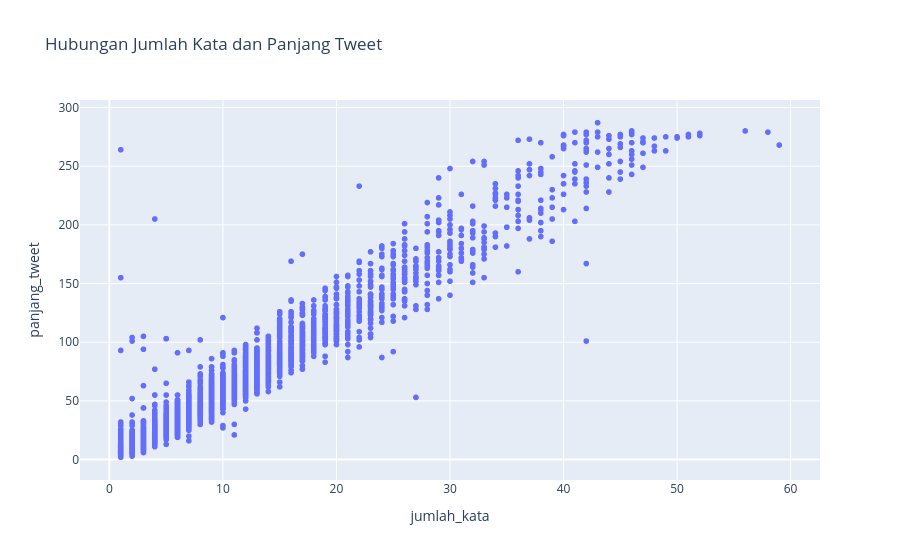

Notebook code for this chart:
### Code cell
df_hubungan = df.with_columns([
    pl.col("tweet").str.len_chars().alias("panjang_tweet"),
    pl.col("tweet").str.count_matches(r"\S+").alias("jumlah_kata")
])

fig5 = px.scatter(
    df_hubungan.head(5000).to_pandas(),
    x="jumlah_kata",
    y="panjang_tweet",
    title="Hubungan Jumlah Kata dan Panjang Tweet"
)
fig5.show()

### Figure 1 — Plotly figure (JSON) as saved in the notebook; plotly's stock layout.template omitted (floating-point values rounded to 4 significant figures; data arrays with more than 128 entries replaced by an {"elided": "..."} marker saying what was removed)
{"data": [{"hovertemplate": "jumlah_kata=%{x}<br>panjang_tweet=%{y}<extra></extra>", "legendgroup": "", "marker": {"color": "#636efa", "symbol": "circle"}, "mode": "markers", "name": "", "showlegend": false, "type": "scattergl", "x": {"elided": "5000 int values"}, "xaxis": "x", "y": {"elided": "5000 int values"}, "yaxis": "y"}], "layout": {"legend": {"tracegroupgap": 0}, "title": {"text": "Hubungan Jumlah Kata dan Panjang Tweet"}, "xaxis": {"anchor": "y", "domain": [0, 1], "title": {"text": "jumlah_kata"}}, "yaxis": {"anchor": "x", "domain": [0, 1], "title": {"text": "panjang_tweet"}}}}
